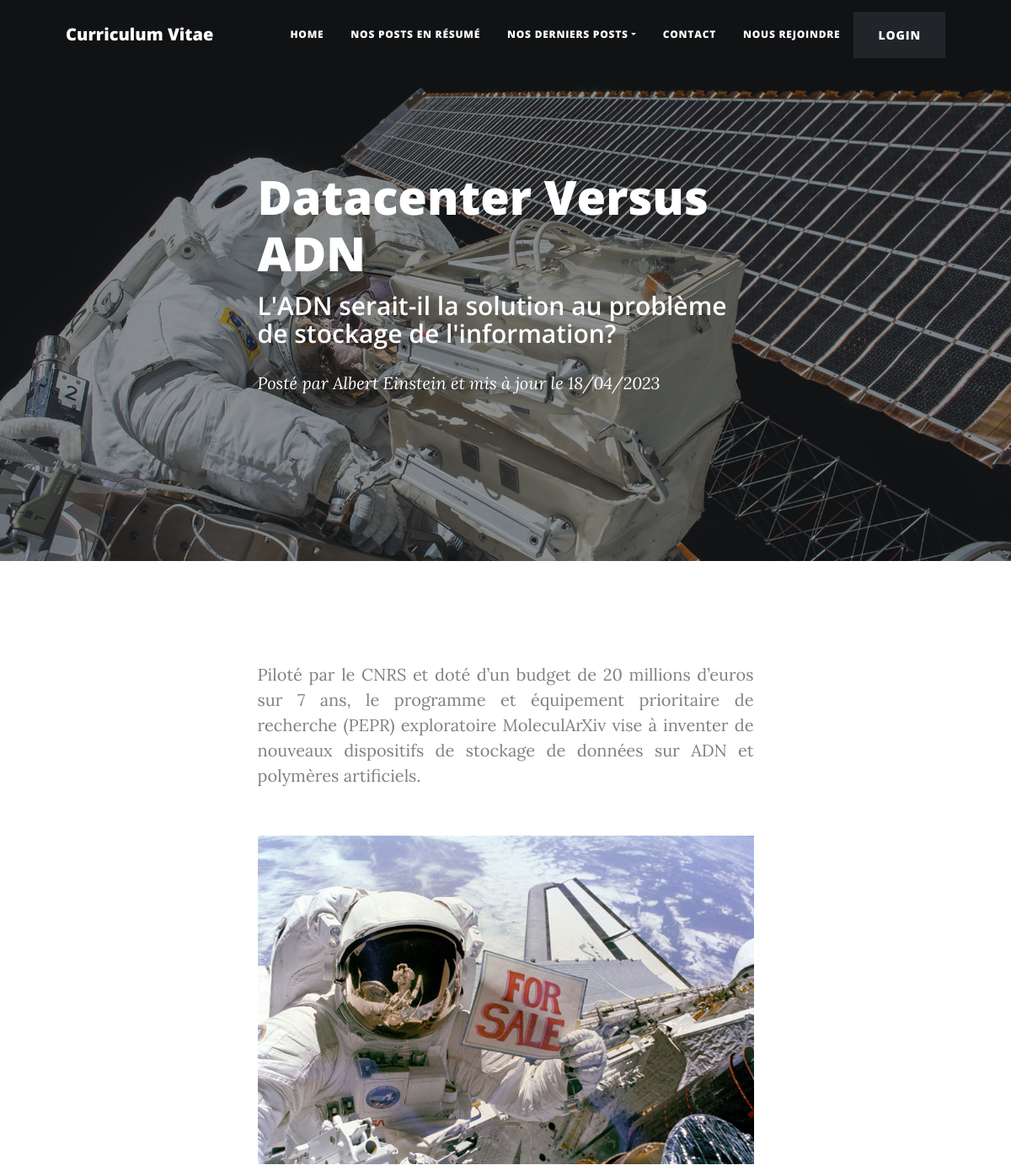
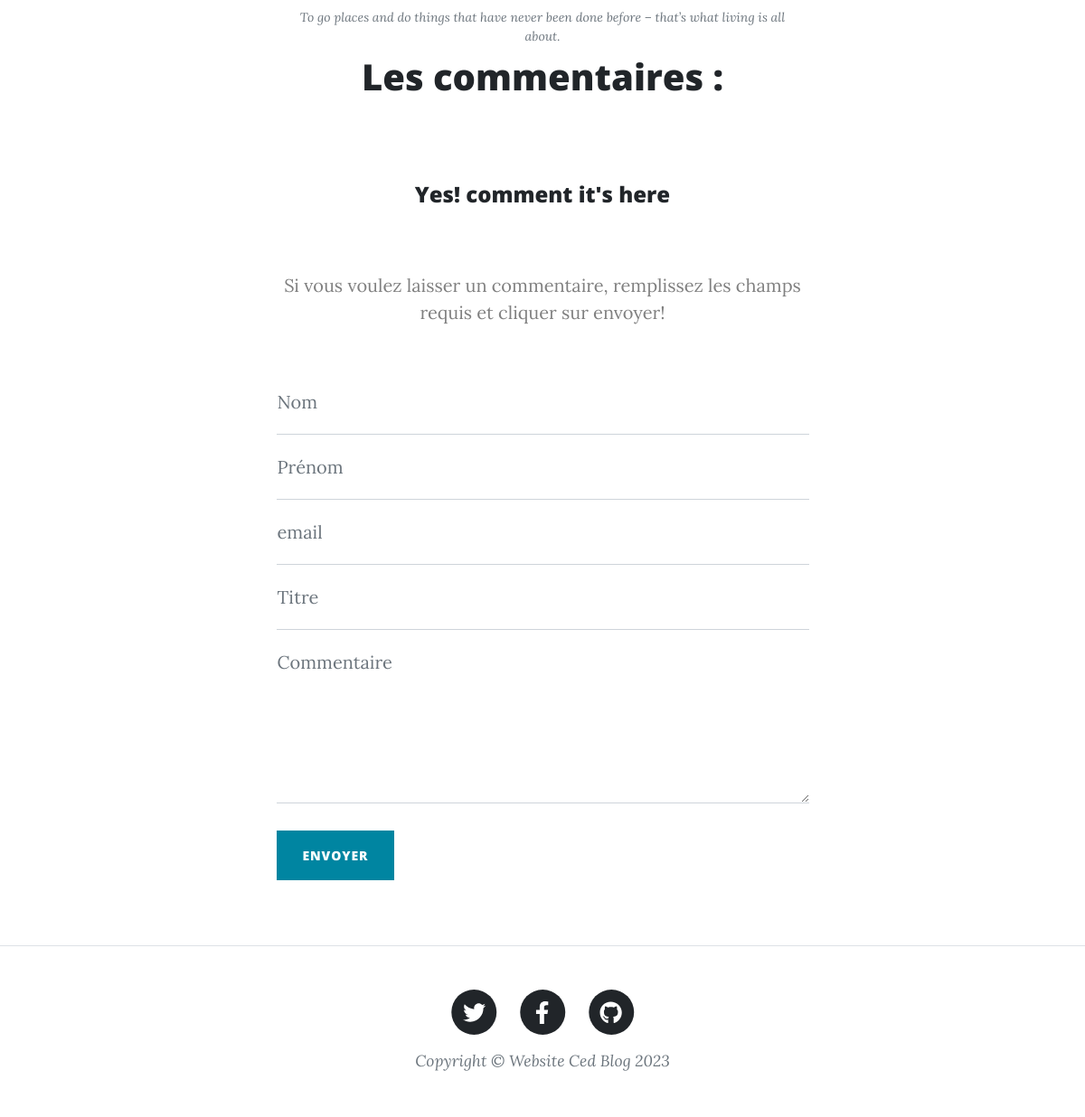
The app's page /public/index.php?page=post&id=12 with its own data (2 pictures, top to bottom).
### tables this page shows
CREATE TABLE `post` (
  `idPost` int NOT NULL,
  `user_idUser` int NOT NULL,
  `title` varchar(255) NOT NULL,
  `caption` longtext NOT NULL,
  `contentPost` longtext NOT NULL,
  `dateLastUpload` date NOT NULL
);

CREATE TABLE `user` (
  `idUser` int NOT NULL,
  `lastName` varchar(45) NOT NULL,
  `firstName` varchar(45) NOT NULL,
  `email` varchar(45) NOT NULL,
  `password` varchar(250) NOT NULL
);

### App/Controllers/PostController.php (called while the page is built, shortened)
<?php
class PostController extends Controller{
    public function show(){
        $contents['post'] = $this->postService->getUserByPost();
        $this->render('single');
    }
}

### public/index.php (called while the page is built, shortened)
<?php
require_once ROOT.'/App/Autoloader.php';
$action='show';
$controller = new $nameController;
$controller->$action();

### App/Lib/PostService.php (called while the page is built, shortened)
<?php
class PostService{
    private $db;
    public function __construct(){
        $this->db = new Db;
    }
   public function getUserByPost(){
        $id= $_GET['id'];
        $results = [];
        $query = $this->db->getPDO()->prepare("SELECT idPost, title, caption, contentPost, lastName, firstName, DATE_FORMAT(dateLastUpload, '%d/%m/%Y') AS dateLastUpload, idUser
        FROM post
        INNER JOIN user
            ON idUser = user_idUser
            WHERE idPost = '$id'");
        $query->execute();
        $query=$query->fetchall();
        foreach($query as $data){
            $post= new Post($data['idPost'], $data['title'], $data['caption'], $data['contentPost'], $data['lastName'], $data['firstName'], $data['dateLastUpload']);
            array_push($results, $post);
        }
        return $results;
   }
}

### App/Lib/Database.php (called while the page is built, shortened)
<?php
class Database{
    private $pdo;
    public function __construct($dbName = 'blog_pro_p5', $dbUser = 'root', $dbPass ='#@root@#', $dbHost = 'localhost'){
        $this->pdo = new PDO('mysql:dbname=blog_pro_p5;host=localhost', 'root', '#@root@#');
        $this->pdo->setAttribute(PDO::ATTR_ERRMODE, PDO::ERRMODE_EXCEPTION);
    }
    public function getPDO(){
        return $this->pdo;
    }
}

### App/Autoloader.php (called while the page is built, shortened)
<?php
class Autoloader{
    static function autoload($class){
        if (strpos($class, __NAMESPACE__ . '\\') === 0){
            $class = str_replace (__NAMESPACE__.'\\', '', $class);
            $class = str_replace('\\', '/', $class);
        }
    }
}

### App/Models/Post.php (called while the page is built, shortened)
<?php
class Post extends Model{
    public function __construct($idPost=null, $title=null, $caption=null, $contentPost=null, $lastName=null, $firstName=null, $dateLastUpload=null){
        $this->title = $title;
        $this->caption = $caption;
        $this->contentPost = $contentPost;
        $this->lastName = $lastName;
        $this->firstName = $firstName;
        $this->dateLastUpload = $dateLastUpload;
    }
}

### App/Views/templates/single.php (the view, shortened to what this page needs)
<?php
foreach($post as $value)
?>
<header class="masthead" style="background-image: url('/OCR_Blog_P5/public/assets/img/post-bg.jpg')">
    <div class="container position-relative px-4 px-lg-5">
        <div class="row gx-4 gx-lg-5 justify-content-center">
            <div class="col-md-10 col-lg-8 col-xl-7">
                <div class="post-heading">
                    <h1><?= $value->title; ?></h1>
                    <h2 class="subheading"><?= $value->caption; ?></h2>
                    <span class="meta">
                        Posté par
                        <a href="#"><?= $value->firstName; ?> <?= $value->lastName; ?></a>
                        et mis à jour le <?= $value->dateLastUpload; ?>
                    </span>
                </div>
            </div>
        </div>
    </div>
</header>
<article class="mb-4">
            <div class="container px-4 px-lg-5">
                <div class="row gx-4 gx-lg-5 justify-content-center">
                    <div class="col-md-10 col-lg-8 col-xl-7" style="text-align: center;">
                        <p style="white-space: pre-wrap; text-align : justify;"><?= $value->contentPost; ?></p>
                    </div>
                </div>
            </div>
</article>
<div class="mb-4">
    <div class="container px-4 px-lg-5">
        <div class="row gx-4 gx-lg-5 justify-content-center">
            <div class="col-md-10 col-lg-8 col-xl-7" style="text-align: center;">
                <a href="#comment"><img class="img-fluid" src="/OCR_Blog_P5/public/assets/img/post-sample-image.jpg" alt="..." /></a>
                <span class="caption text-muted">To go places and do things that have never been done before – that’s what living is all about.</span>
                    <h1 id="comment">Les commentaires :</h1>
                        <br></br>
                    </div>
                </div>
            </div>
</div>
<div class="mb-4">
    <div class="container px-4 px-lg-5">
        <div class="row gx-4 gx-lg-5 justify-content-center">
            <div class="col-md-10 col-lg-8 col-xl-7">
                <h4 id="comment" style="text-align: center;">Yes! comment it's here</h4>
                    <p>Si vous voulez laisser un commentaire, remplissez les champs requis et cliquer sur envoyer! </p>
                        <div class="my-5">
                            <form id="commentForm" method="post" action="/OCR_Blog_P5/public/index.php?page=post&action=registerComment" onsubmit="alert('Votre commentaire a bien été envoyer, nous allons le traiter.'); return true;">
                                <div class="form-floating">
                                    <input class="form-control" id="lastName" name="lastName" type="text" placeholder="Entrer votre nom..." required="required" pattern="^[A-Za-z0-9_]{1,15}$" value="" list="names_pattern3_datalist" />
                                    <label for="name">Nom</label>
                                </div>
                                <div class="form-floating">
                                    <input class="form-control" id="firstName" name="firstName" type="text" placeholder="Entrer votre prénom..." required="required" pattern="^[A-Za-z0-9_]{1,15}$" value="" list="names_pattern3_datalist" />
                                    <label for="name">Prénom</label>
                                </div>
                                <div class="form-floating">
                                    <input class="form-control" id="email" name="email" type="email" placeholder="Entrer votre email..." value="" required />
                                    <label for="email">email</label>
                                </div>
                                <div class="form-floating">
                                    <input class="form-control" id="title" name="title" type="title" placeholder="Entrer un titre..." required="required"  value="" maxlength="80" />
                                    <label for="name">Titre</label>
                                </div>
                                <div class="form-floating">
                                    <textarea class="form-control" id="contentComment" name="contentComment" type="textarea" placeholder="Entrer votre message ici..." style="height: 12rem" required="required" spellcheck maxlength="600"></textarea>
                                    <label for="message">Commentaire</label>
                                </div>
                                <br />
                                <button class="btn btn-primary text-uppercase" id="submitButton" type="submit" value="envoyer">envoyer</button>
                            </form>
                </div>
            </div>
        </div>
    </div>
</div>

### records on screen
post: title "Datacenter Versus ADN", caption "L'ADN serait-il la solution au problème de stockage de l'information?", user.firstName "Albert", user.lastName "Einstein", contentPost "Piloté par le CNRS et doté d’un budget de 20 millions d’euros sur 7 ans, le programme et équipement prioritaire de recherche (PEPR) exploratoire MoleculArXiv vise à inventer de nouveaux dispositifs de stockage de données sur ADN et polymères artificiels."

### other values on screen
$value->dateLastUpload "18/04/2023"
